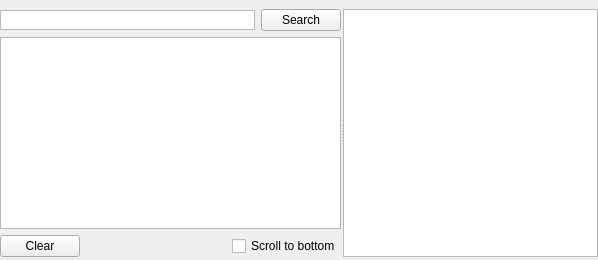
      <widget class="QWidget" name="tab_rms">
       <attribute name="icon">
        <iconset>
         <normaloff>images/rms.png</normaloff>images/rms.png</iconset>
       </attribute>
       <attribute name="title">
        <string>RMS</string>
       </attribute>
       <layout class="QHBoxLayout" name="horizontalLayout_6">
        <property name="leftMargin">
         <number>0</number>
        </property>
        <property name="topMargin">
         <number>3</number>
        </property>
        <property name="rightMargin">
         <number>0</number>
        </property>
        <property name="bottomMargin">
         <number>0</number>
        </property>
        <item>
         <widget class="QSplitter" name="rmsSplitter">
          <property name="orientation">
           <enum>Qt::Horizontal</enum>
          </property>
          <property name="handleWidth">
           <number>2</number>
          </property>
          <property name="childrenCollapsible">
           <bool>false</bool>
          </property>
          <widget class="QWidget" name="verticalLayoutWidget_3">
           <layout class="QVBoxLayout" name="verticalLayout_4">
            <property name="leftMargin">
             <number>0</number>
            </property>
            <property name="topMargin">
             <number>6</number>
            </property>
            <property name="rightMargin">
             <number>0</number>
            </property>
            <property name="bottomMargin">
             <number>3</number>
            </property>
            <item>
             <layout class="QHBoxLayout" name="horizontalLayout_11">
              <item>
               <widget class="QTextEdit" name="rmsTextSearch">
                <property name="sizePolicy">
                 <sizepolicy hsizetype="Expanding" vsizetype="Minimum">
                  <horstretch>0</horstretch>
                  <verstretch>0</verstretch>
                 </sizepolicy>
                </property>
                <property name="maximumSize">
                 <size>
                  <width>16777215</width>
                  <height>20</height>
                 </size>
                </property>
                <property name="inputMethodHints">
                 <set>Qt::ImhNone</set>
                </property>
                <property name="verticalScrollBarPolicy">
                 <enum>Qt::ScrollBarAlwaysOff</enum>
                </property>
                <property name="horizontalScrollBarPolicy">
                 <enum>Qt::ScrollBarAlwaysOff</enum>
                </property>
                <property name="lineWrapMode">
                 <enum>QTextEdit::NoWrap</enum>
                </property>
                <property name="acceptRichText">
                 <bool>false</bool>
                </property>
               </widget>
              </item>
              <item>
               <widget class="QPushButton" name="rmsButtonSearch">
                <property name="text">
                 <string>Search</string>
                </property>
               </widget>
              </item>
             </layout>
            </item>
            <item>
             <layout class="QVBoxLayout" name="verticalLayout_9">
              <item>
               <widget class="QListWidget" name="rmsList"/>
              </item>
             </layout>
            </item>
            <item>
             <layout class="QHBoxLayout" name="horizontalLayout_9">
              <item>
               <widget class="QPushButton" name="rmsButtonClear">
                <property name="text">
                 <string>Clear</string>
                </property>
               </widget>
              </item>
              <item>
               <spacer name="horizontalSpacer_3">
                <property name="orientation">
                 <enum>Qt::Horizontal</enum>
                </property>
                <property name="sizeHint" stdset="0">
                 <size>
                  <width>40</width>
                  <height>20</height>
                 </size>
                </property>
               </spacer>
              </item>
              <item>
               <widget class="QCheckBox" name="rmsScrollToBottom">
                <property name="text">
                 <string>Scroll to bottom</string>
                </property>
               </widget>
              </item>
             </layout>
            </item>
           </layout>
          </widget>
          <widget class="QWidget" name="verticalLayoutWidget_4">
           <layout class="QVBoxLayout" name="verticalLayout_7">
            <property name="spacing">
             <number>6</number>
            </property>
            <property name="leftMargin">
             <number>0</number>
            </property>
            <property name="topMargin">
             <number>6</number>
            </property>
            <property name="rightMargin">
             <number>0</number>
            </property>
            <property name="bottomMargin">
             <number>3</number>
            </property>
            <item>
             <layout class="QVBoxLayout" name="verticalLayout_8">
              <item>
               <widget class="QTextEdit" name="rmsView">
                <property name="lineWrapMode">
                 <enum>QTextEdit::WidgetWidth</enum>
                </property>
                <property name="acceptRichText">
                 <bool>false</bool>
                </property>
               </widget>
              </item>
             </layout>
            </item>
           </layout>
          </widget>
         </widget>
        </item>
       </layout>
      </widget>
